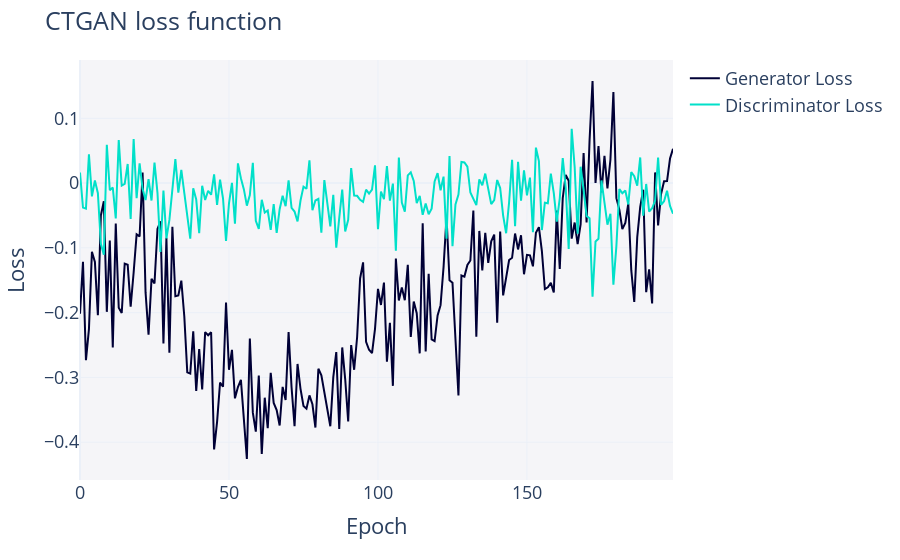

The notebook cell saved with this chart:
### Code cell
# Visualising the loss functions
fig = ctgan.get_loss_values_plot()
fig.show()

### Figure 1 — Plotly figure (JSON) as saved in the notebook; plotly's stock layout.template omitted (floating-point values rounded to 4 significant figures; data arrays with more than 128 entries replaced by an {"elided": "..."} marker saying what was removed)
{"data": [{"hovertemplate": "variable=Generator Loss<br>Epoch=%{x}<br>value=%{y}<extra></extra>", "legendgroup": "Generator Loss", "line": {"color": "#000036", "dash": "solid"}, "marker": {"symbol": "circle"}, "mode": "lines", "name": "Generator Loss", "orientation": "v", "showlegend": true, "type": "scatter", "x": {"elided": "200 int values"}, "xaxis": "x", "y": {"elided": "200 float values"}, "yaxis": "y"}, {"hovertemplate": "variable=Discriminator Loss<br>Epoch=%{x}<br>value=%{y}<extra></extra>", "legendgroup": "Discriminator Loss", "line": {"color": "#01E0C9", "dash": "solid"}, "marker": {"symbol": "circle"}, "mode": "lines", "name": "Discriminator Loss", "orientation": "v", "showlegend": true, "type": "scatter", "x": {"elided": "200 int values"}, "xaxis": "x", "y": {"elided": "200 float values"}, "yaxis": "y"}], "layout": {"font": {"size": 18}, "legend": {"orientation": "v", "title": {"text": ""}, "tracegroupgap": 0}, "margin": {"t": 60}, "plot_bgcolor": "#F5F5F8", "title": {"text": "CTGAN loss function"}, "xaxis": {"anchor": "y", "domain": [0, 1], "title": {"text": "Epoch"}}, "yaxis": {"anchor": "x", "domain": [0, 1], "title": {"text": "Loss"}}}}
